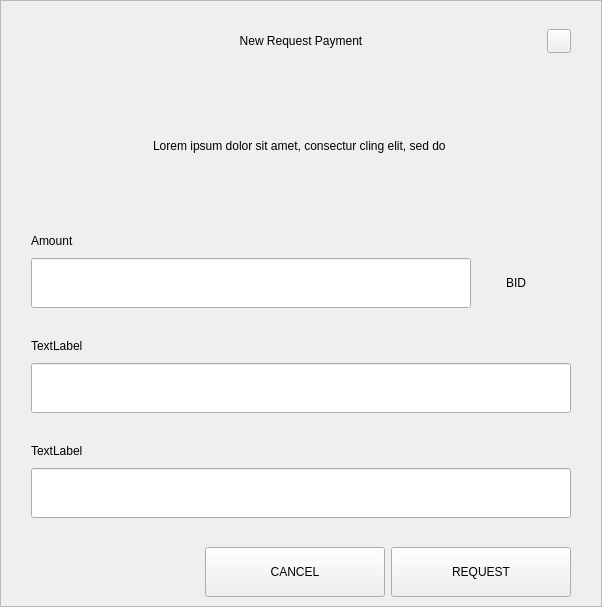
<?xml version="1.0" encoding="UTF-8"?>
<ui version="4.0">
 <class>RequestDialog</class>
 <widget class="QDialog" name="RequestDialog">
  <property name="geometry">
   <rect>
    <x>0</x>
    <y>0</y>
    <width>602</width>
    <height>607</height>
   </rect>
  </property>
  <property name="windowTitle">
   <string>Dialog</string>
  </property>
  <layout class="QVBoxLayout" name="verticalLayout_5">
   <property name="spacing">
    <number>0</number>
   </property>
   <property name="leftMargin">
    <number>0</number>
   </property>
   <property name="topMargin">
    <number>0</number>
   </property>
   <property name="rightMargin">
    <number>0</number>
   </property>
   <property name="bottomMargin">
    <number>0</number>
   </property>
   <item>
    <widget class="QFrame" name="frame">
     <property name="styleSheet">
      <string notr="true"/>
     </property>
     <property name="frameShape">
      <enum>QFrame::StyledPanel</enum>
     </property>
     <property name="frameShadow">
      <enum>QFrame::Raised</enum>
     </property>
     <layout class="QVBoxLayout" name="verticalLayout_4" stretch="1,0,0">
      <property name="spacing">
       <number>0</number>
      </property>
      <property name="leftMargin">
       <number>30</number>
      </property>
      <property name="topMargin">
       <number>20</number>
      </property>
      <property name="rightMargin">
       <number>30</number>
      </property>
      <property name="bottomMargin">
       <number>0</number>
      </property>
      <item>
       <layout class="QHBoxLayout" name="horizontalLayout_3">
        <property name="spacing">
         <number>0</number>
        </property>
        <item>
         <spacer name="horizontalSpacer_21">
          <property name="orientation">
           <enum>Qt::Horizontal</enum>
          </property>
          <property name="sizeHint" stdset="0">
           <size>
            <width>40</width>
            <height>20</height>
           </size>
          </property>
         </spacer>
        </item>
        <item>
         <widget class="QLabel" name="labelTitle">
          <property name="minimumSize">
           <size>
            <width>0</width>
            <height>40</height>
           </size>
          </property>
          <property name="maximumSize">
           <size>
            <width>16777215</width>
            <height>40</height>
           </size>
          </property>
          <property name="styleSheet">
           <string notr="true">padding-left:24px;</string>
          </property>
          <property name="text">
           <string>New Request Payment</string>
          </property>
          <property name="alignment">
           <set>Qt::AlignCenter</set>
          </property>
          <property name="margin">
           <number>7</number>
          </property>
         </widget>
        </item>
        <item>
         <spacer name="horizontalSpacer">
          <property name="orientation">
           <enum>Qt::Horizontal</enum>
          </property>
          <property name="sizeHint" stdset="0">
           <size>
            <width>40</width>
            <height>20</height>
           </size>
          </property>
         </spacer>
        </item>
        <item>
         <widget class="QPushButton" name="btnEsc">
          <property name="minimumSize">
           <size>
            <width>24</width>
            <height>24</height>
           </size>
          </property>
          <property name="maximumSize">
           <size>
            <width>24</width>
            <height>24</height>
           </size>
          </property>
          <property name="focusPolicy">
           <enum>Qt::NoFocus</enum>
          </property>
          <property name="text">
           <string/>
          </property>
         </widget>
        </item>
       </layout>
      </item>
      <item>
       <widget class="QStackedWidget" name="stack">
        <property name="minimumSize">
         <size>
          <width>540</width>
          <height>0</height>
         </size>
        </property>
        <property name="maximumSize">
         <size>
          <width>540</width>
          <height>16777215</height>
         </size>
        </property>
        <property name="currentIndex">
         <number>0</number>
        </property>
        <widget class="QWidget" name="page_1">
         <property name="minimumSize">
          <size>
           <width>540</width>
           <height>0</height>
          </size>
         </property>
         <property name="maximumSize">
          <size>
           <width>540</width>
           <height>16777215</height>
          </size>
         </property>
         <layout class="QVBoxLayout" name="layout1">
          <property name="spacing">
           <number>0</number>
          </property>
          <property name="leftMargin">
           <number>0</number>
          </property>
          <property name="topMargin">
           <number>0</number>
          </property>
          <property name="rightMargin">
           <number>0</number>
          </property>
          <property name="bottomMargin">
           <number>0</number>
          </property>
          <item>
           <spacer name="verticalSpacer_21">
            <property name="orientation">
             <enum>Qt::Vertical</enum>
            </property>
            <property name="sizeType">
             <enum>QSizePolicy::Fixed</enum>
            </property>
            <property name="sizeHint" stdset="0">
             <size>
              <width>20</width>
              <height>30</height>
             </size>
            </property>
           </spacer>
          </item>
          <item alignment="Qt::AlignHCenter">
           <widget class="QLabel" name="labelMessage">
            <property name="minimumSize">
             <size>
              <width>400</width>
              <height>50</height>
             </size>
            </property>
            <property name="text">
             <string>Lorem ipsum dolor sit amet, consectur cling elit, sed do </string>
            </property>
            <property name="alignment">
             <set>Qt::AlignCenter</set>
            </property>
            <property name="wordWrap">
             <bool>true</bool>
            </property>
           </widget>
          </item>
          <item alignment="Qt::AlignBottom">
           <widget class="QWidget" name="containerAmount" native="true">
            <layout class="QVBoxLayout" name="verticalLayout">
             <property name="spacing">
              <number>9</number>
             </property>
             <property name="leftMargin">
              <number>0</number>
             </property>
             <property name="topMargin">
              <number>0</number>
             </property>
             <property name="rightMargin">
              <number>0</number>
             </property>
             <property name="bottomMargin">
              <number>0</number>
             </property>
             <item>
              <widget class="QLabel" name="labelSubtitleAmount">
               <property name="minimumSize">
                <size>
                 <width>350</width>
                 <height>16</height>
                </size>
               </property>
               <property name="maximumSize">
                <size>
                 <width>16777215</width>
                 <height>16</height>
                </size>
               </property>
               <property name="text">
                <string>Amount</string>
               </property>
              </widget>
             </item>
             <item alignment="Qt::AlignTop">
              <widget class="QWidget" name="layoutAmount" native="true">
               <layout class="QHBoxLayout" name="horizontalLayout" stretch="2,0">
                <property name="spacing">
                 <number>0</number>
                </property>
                <property name="leftMargin">
                 <number>0</number>
                </property>
                <property name="topMargin">
                 <number>0</number>
                </property>
                <property name="rightMargin">
                 <number>0</number>
                </property>
                <property name="bottomMargin">
                 <number>0</number>
                </property>
                <item>
                 <widget class="QLineEdit" name="lineEditAmount">
                  <property name="minimumSize">
                   <size>
                    <width>0</width>
                    <height>50</height>
                   </size>
                  </property>
                  <property name="maximumSize">
                   <size>
                    <width>16777215</width>
                    <height>50</height>
                   </size>
                  </property>
                 </widget>
                </item>
                <item>
                 <widget class="QWidget" name="comboContainer" native="true">
                  <property name="minimumSize">
                   <size>
                    <width>100</width>
                    <height>50</height>
                   </size>
                  </property>
                  <property name="maximumSize">
                   <size>
                    <width>16777215</width>
                    <height>50</height>
                   </size>
                  </property>
                  <layout class="QHBoxLayout" name="horizontalLayout_31">
                   <property name="spacing">
                    <number>0</number>
                   </property>
                   <property name="leftMargin">
                    <number>0</number>
                   </property>
                   <property name="topMargin">
                    <number>0</number>
                   </property>
                   <property name="rightMargin">
                    <number>10</number>
                   </property>
                   <property name="bottomMargin">
                    <number>0</number>
                   </property>
                   <item>
                    <widget class="QLabel" name="comboBoxCoin">
                     <property name="text">
                      <string>BID</string>
                     </property>
                     <property name="alignment">
                      <set>Qt::AlignCenter</set>
                     </property>
                    </widget>
                   </item>
                  </layout>
                 </widget>
                </item>
               </layout>
              </widget>
             </item>
            </layout>
           </widget>
          </item>
          <item>
           <spacer name="verticalSpacer_31">
            <property name="orientation">
             <enum>Qt::Vertical</enum>
            </property>
            <property name="sizeType">
             <enum>QSizePolicy::Fixed</enum>
            </property>
            <property name="sizeHint" stdset="0">
             <size>
              <width>20</width>
              <height>30</height>
             </size>
            </property>
           </spacer>
          </item>
          <item>
           <layout class="QVBoxLayout" name="verticalLayoutLabel">
            <property name="spacing">
             <number>9</number>
            </property>
            <item>
             <widget class="QLabel" name="labelSubtitleLabel">
              <property name="minimumSize">
               <size>
                <width>0</width>
                <height>16</height>
               </size>
              </property>
              <property name="maximumSize">
               <size>
                <width>16777215</width>
                <height>16</height>
               </size>
              </property>
              <property name="text">
               <string>TextLabel</string>
              </property>
             </widget>
            </item>
            <item>
             <widget class="QLineEdit" name="lineEditLabel">
              <property name="minimumSize">
               <size>
                <width>0</width>
                <height>50</height>
               </size>
              </property>
              <property name="maximumSize">
               <size>
                <width>16777215</width>
                <height>50</height>
               </size>
              </property>
             </widget>
            </item>
           </layout>
          </item>
          <item>
           <spacer name="verticalSpacer_34">
            <property name="orientation">
             <enum>Qt::Vertical</enum>
            </property>
            <property name="sizeType">
             <enum>QSizePolicy::Fixed</enum>
            </property>
            <property name="sizeHint" stdset="0">
             <size>
              <width>20</width>
              <height>30</height>
             </size>
            </property>
           </spacer>
          </item>
          <item>
           <layout class="QVBoxLayout" name="verticalLayoutDescription">
            <property name="spacing">
             <number>9</number>
            </property>
            <item>
             <widget class="QLabel" name="labelSubtitleDescription">
              <property name="minimumSize">
               <size>
                <width>0</width>
                <height>16</height>
               </size>
              </property>
              <property name="maximumSize">
               <size>
                <width>16777215</width>
                <height>16</height>
               </size>
              </property>
              <property name="text">
               <string>TextLabel</string>
              </property>
             </widget>
            </item>
            <item>
             <widget class="QLineEdit" name="lineEditDescription">
              <property name="minimumSize">
               <size>
                <width>0</width>
                <height>50</height>
               </size>
              </property>
              <property name="maximumSize">
               <size>
                <width>16777215</width>
                <height>50</height>
               </size>
              </property>
             </widget>
            </item>
            <item>
             <spacer name="verticalSpacer_4">
              <property name="orientation">
               <enum>Qt::Vertical</enum>
              </property>
              <property name="sizeType">
               <enum>QSizePolicy::Fixed</enum>
              </property>
              <property name="sizeHint" stdset="0">
               <size>
                <width>20</width>
                <height>20</height>
               </size>
              </property>
             </spacer>
            </item>
           </layout>
          </item>
         </layout>
        </widget>
        <widget class="QWidget" name="page_2">
         <layout class="QVBoxLayout" name="layout2">
          <item>
           <spacer name="verticalSpacer_5">
            <property name="orientation">
             <enum>Qt::Vertical</enum>
            </property>
            <property name="sizeType">
             <enum>QSizePolicy::Fixed</enum>
            </property>
            <property name="sizeHint" stdset="0">
             <size>
              <width>20</width>
              <height>50</height>
             </size>
            </property>
           </spacer>
          </item>
          <item alignment="Qt::AlignHCenter">
           <widget class="QLabel" name="labelQrImg">
            <property name="minimumSize">
             <size>
              <width>260</width>
              <height>260</height>
             </size>
            </property>
            <property name="maximumSize">
             <size>
              <width>260</width>
              <height>260</height>
             </size>
            </property>
            <property name="text">
             <string/>
            </property>
            <property name="alignment">
             <set>Qt::AlignCenter</set>
            </property>
           </widget>
          </item>
          <item>
           <spacer name="verticalSpacer_2">
            <property name="orientation">
             <enum>Qt::Vertical</enum>
            </property>
            <property name="sizeType">
             <enum>QSizePolicy::Fixed</enum>
            </property>
            <property name="sizeHint" stdset="0">
             <size>
              <width>20</width>
              <height>30</height>
             </size>
            </property>
           </spacer>
          </item>
          <item alignment="Qt::AlignHCenter">
           <widget class="QLabel" name="labelAddress">
            <property name="text">
             <string>D7VFR83SQbiezrW72hjcWJtcfip5krte2Z </string>
            </property>
           </widget>
          </item>
          <item>
           <spacer name="verticalSpacer_32">
            <property name="orientation">
             <enum>Qt::Vertical</enum>
            </property>
            <property name="sizeType">
             <enum>QSizePolicy::Expanding</enum>
            </property>
            <property name="sizeHint" stdset="0">
             <size>
              <width>20</width>
              <height>20</height>
             </size>
            </property>
           </spacer>
          </item>
          <item>
           <layout class="QHBoxLayout" name="horizontal">
            <property name="leftMargin">
             <number>20</number>
            </property>
            <property name="rightMargin">
             <number>20</number>
            </property>
            <property name="bottomMargin">
             <number>20</number>
            </property>
            <item>
             <spacer name="horizontalSpacer_4">
              <property name="orientation">
               <enum>Qt::Horizontal</enum>
              </property>
              <property name="sizeHint" stdset="0">
               <size>
                <width>40</width>
                <height>20</height>
               </size>
              </property>
             </spacer>
            </item>
            <item>
             <widget class="QPushButton" name="btnCopyAddress">
              <property name="minimumSize">
               <size>
                <width>180</width>
                <height>50</height>
               </size>
              </property>
              <property name="text">
               <string>COPY ADDRESS</string>
              </property>
             </widget>
            </item>
            <item>
             <widget class="QPushButton" name="btnCopyUrl">
              <property name="minimumSize">
               <size>
                <width>180</width>
                <height>50</height>
               </size>
              </property>
              <property name="text">
               <string>COPY URL</string>
              </property>
             </widget>
            </item>
            <item>
             <spacer name="horizontalSpacer_2">
              <property name="orientation">
               <enum>Qt::Horizontal</enum>
              </property>
              <property name="sizeHint" stdset="0">
               <size>
                <width>40</width>
                <height>20</height>
               </size>
              </property>
             </spacer>
            </item>
           </layout>
          </item>
         </layout>
        </widget>
       </widget>
      </item>
      <item>
       <widget class="QWidget" name="buttonsStack" native="true">
        <layout class="QHBoxLayout" name="horizontalLayout_5">
         <property name="leftMargin">
          <number>20</number>
         </property>
         <property name="rightMargin">
          <number>0</number>
         </property>
         <item>
          <spacer name="horizontalSpacer_41">
           <property name="orientation">
            <enum>Qt::Horizontal</enum>
           </property>
           <property name="sizeHint" stdset="0">
            <size>
             <width>40</width>
             <height>20</height>
            </size>
           </property>
          </spacer>
         </item>
         <item>
          <widget class="QPushButton" name="btnCancel">
           <property name="minimumSize">
            <size>
             <width>180</width>
             <height>50</height>
            </size>
           </property>
           <property name="focusPolicy">
            <enum>Qt::NoFocus</enum>
           </property>
           <property name="text">
            <string>CANCEL</string>
           </property>
          </widget>
         </item>
         <item>
          <widget class="QPushButton" name="btnSave">
           <property name="minimumSize">
            <size>
             <width>180</width>
             <height>50</height>
            </size>
           </property>
           <property name="focusPolicy">
            <enum>Qt::NoFocus</enum>
           </property>
           <property name="text">
            <string>REQUEST</string>
           </property>
          </widget>
         </item>
        </layout>
       </widget>
      </item>
     </layout>
    </widget>
   </item>
  </layout>
 </widget>
 <resources/>
 <connections/>
</ui>
